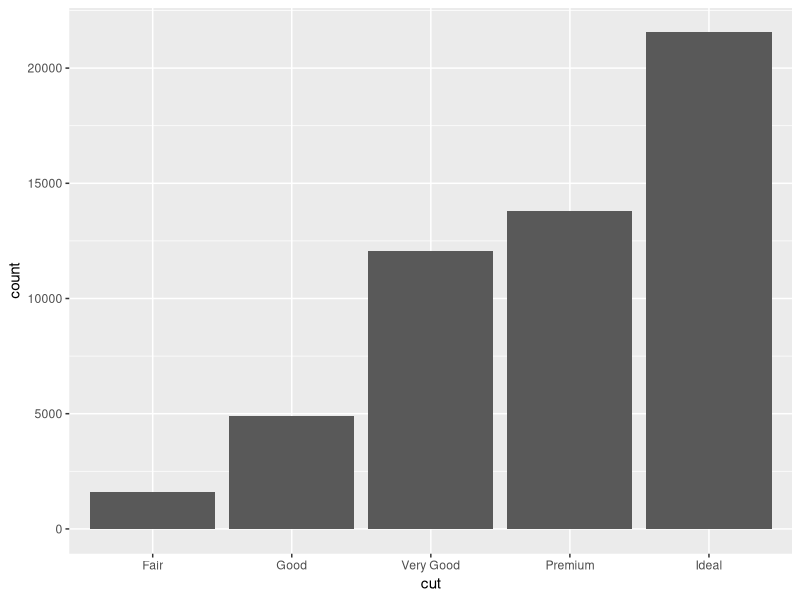
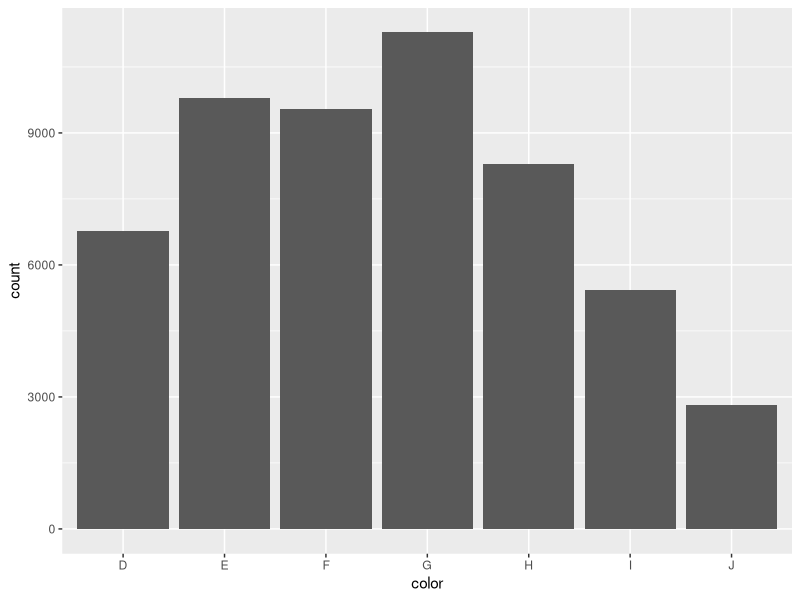

Here is the R script that generated these plots, in order:
## ---- chunk 1
library(tidyverse) 
library(ggplot2)
## ---- chunk 2
diamonds <- diamonds %>% rename(
    depth_pct = depth,
    length_mm = x,
    width_mm = y,
    depth_mm = z,
    table_pct = table
  )
## ---- chunk 3
diamonds_clean <- diamonds %>% filter(length_mm != 0 & width_mm != 0 & depth_mm != 0)
diamonds_dirty <- diamonds %>% filter(length_mm == 0 | width_mm == 0 | depth_mm == 0)
diamonds_clean %>% count(cut)
diamonds_clean %>% count(color)
diamonds_clean %>% count(clarity)
diamonds_clean %>% summarise(mean(carat), median(carat), mean(price))
diamonds_clean %>% select(price, cut) %>% 
  group_by(cut) %>% summarise(mean(price, na.rm  = TRUE))
ggplot(data = diamonds_clean, mapping = aes(x = cut)) +
  geom_bar()

ggplot(data = diamonds_clean, mapping = aes(x = color)) +
  geom_bar()
## ---- chunk 4

diamonds <- diamonds %>%
  mutate(table_mm = table_pct * width_mm / 100)

# Overall table_mm arithmetic mean?
diamonds %>% summarise(mean(table_mm, na.rm = TRUE))





# table_mm arithmetic mean within each clarity category
diamonds %>% group_by(clarity) %>% summarise(mean(table_mm, na.rm = TRUE))

diamonds %>% summarise(
  across(where(is.numeric), \(x) mean(x))) %>% 
  rename("avg_price" = price,
         "avg_length" = length_mm,
         "avg_width" = width_mm,
         "avg_depth" = depth_mm 
         )
## ---- chunk 5
# calculate the arithmetic mean across all numeric variables




## ---- chunk 6
# Write gmean() command



## ---- chunk 7

test_data <- list(
  test1 = c(2.1, 3.8, 4.2),
  test2 = c(1, 10, 100, 1000),
  test3 = c(0, 1, 4),
  test4 = c(0.38,  0.94, -1.56),
  test5 = c(TRUE, TRUE),
  test6 = c("6", "7", "8")
)


# Create for loop to test gmean() on the above examples


## ---- chunk 8
# Copy gmean() from Ex 3 and edit it to check the input





# Copy your code from Ex 4 to test your new command





## ---- chunk 9
# replicate the for loop from Ex 4 using the map (or a similar) function

## ---- chunk 10
# Overall table_mm arithmetic mean, median, and geometric mean?






# Arithmetic mean, median, and geometric mean of table_mm within each clarity category






## ---- chunk 11
# Create gmean2() that computes the geometric mean 
#   that uses the original definition






## ---- chunk 12
# Create a function that computes the harmonic mean







